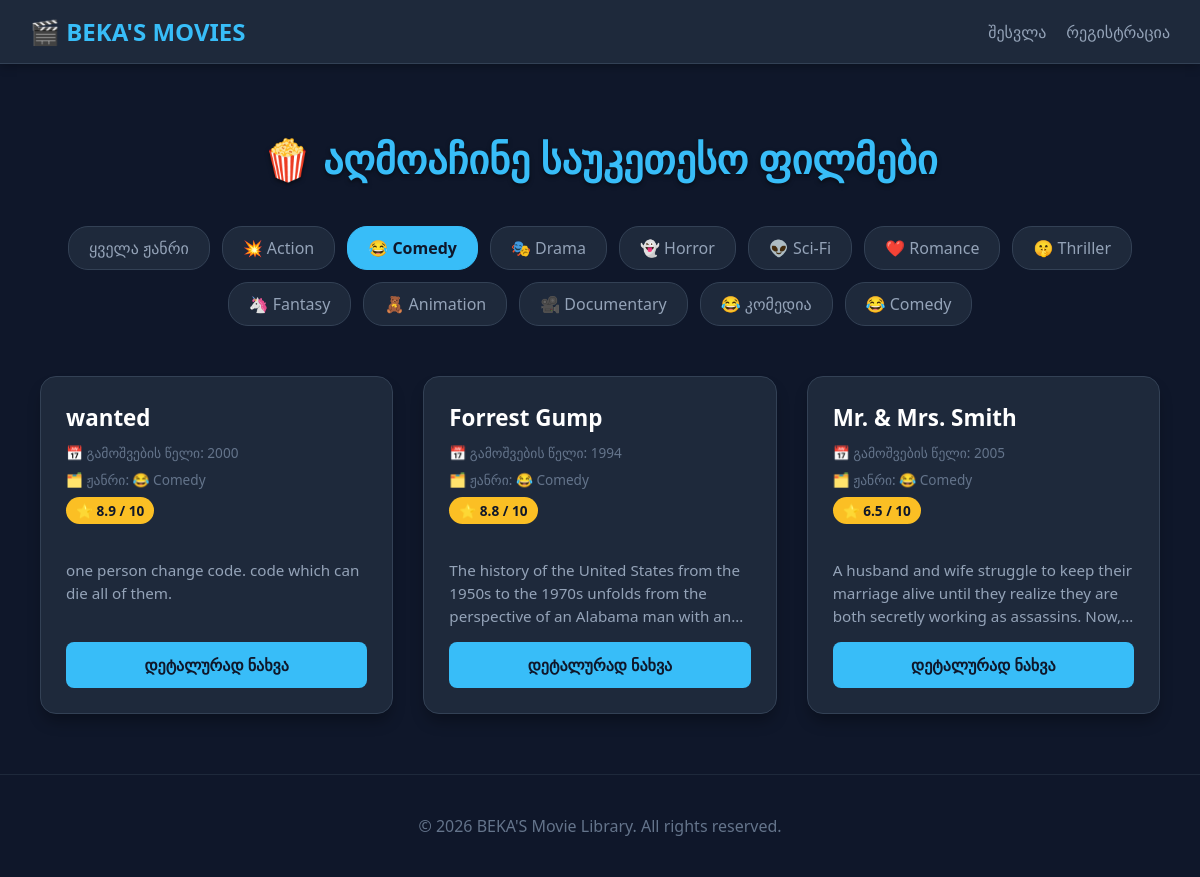
The app's page /?category=2 with its own data.
### core/models.py (models this page shows, shortened)
class Category(models.Model):
    name = models.CharField(max_length=100)
    description = models.TextField(null=True, blank=True)
    @property
    def icon(self):
        genre_icons = {
            'Action': '💥',
            'Comedy': '😂',
            'კომედია': '😂',
            'Drama': '🎭',
            'Horror': '👻',
            'Sci-Fi': '👽',
            'Romance': '❤️',
            'Thriller': '🤫',
            'Fantasy': '🦄',
            'Animation': '🧸',
            'Documentary': '🎥',
        }
        return genre_icons.get(self.name, '🍿')

class Films(models.Model):
    title = models.CharField(max_length=200)
    category = models.ForeignKey(Category, on_delete=models.SET_NULL, null=True, blank=True, related_name='films')
    description = models.TextField()
    release_date = models.DateField()
    rate = models.DecimalField(
        max_digits=3,
        decimal_places=1,
        validators=[MinValueValidator(0.0), MaxValueValidator(10.0)]
    )
    link = models.URLField(null=True, blank=True)
    likes = models.ManyToManyField(User, related_name='liked_films', blank=True)
    def get_absolute_url(self):
        return f"/product/{self.pk}/"

### core/views.py (the view)
# urls.py: path('', HomeView.as_view(), name='home'),
class HomeView(ListView):
    model = Films
    paginate_by = 6
    template_name = 'index.html'
    def get_queryset(self):
        queryset = super().get_queryset()
        category_id = self.request.GET.get('category')
        if category_id:
            queryset = queryset.filter(category_id=category_id)
        return queryset
    def get_context_data(self, **kwargs):
        context = super().get_context_data(**kwargs)
        context['categories'] = Category.objects.all()
        category_id = self.request.GET.get('category')
        context['selected_category'] = int(category_id) if category_id and category_id.isdigit() else None
        if self.request.user.is_authenticated:
            context['liked_movies'] = self.request.user.liked_films.all()
        return context

### core/templates/index.html (shortened to what this page needs)
{% extends 'base.html' %}
{% block content %}
    <h1>🍿 აღმოაჩინე საუკეთესო ფილმები</h1>
    <div class="category-container">
        <a href="/" class="category-btn {% if not selected_category %}active{% endif %}">ყველა ჟანრი</a>
        {% for cat in categories %}
            <a href="?category={{ cat.id }}" class="category-btn {% if selected_category == cat.id %}active{% endif %}">
                {{ cat.icon }} {{ cat.name }}
            </a>
        {% endfor %}
    </div>
    <div class="movies-container">
        {% for film in object_list %}
            <div class="movie-card">
                <div>
                    <h3 class="movie-title">{{ film.title }}</h3>
                    <div class="movie-meta">📅 გამოშვების წელი: {{ film.release_date|date:"Y" }}</div>
                    <div class="movie-meta">🗂️ ჟანრი: {{ film.category.icon }} {{ film.category.name }}</div>
                    <div class="movie-rating">⭐ {{ film.rate }} / 10</div>
                    <p class="movie-description">{{ film.description }}</p>
                </div>
                <a href="{{ film.get_absolute_url }}" class="watch-btn">დეტალურად ნახვა</a>
            </div>
        {% endfor %}
    </div>
{% endblock %}

### core/templates/base.html (style rules this page uses)
body { margin: 0; padding: 0; box-sizing: border-box; }
.movies-container { display: grid; grid-template-columns: repeat(auto-fit, minmax(300px, 1fr)); gap: 20px; padding: 20px; }
body { font-family: 'Segoe UI', Roboto, Helvetica, Arial, sans-serif; background-color: #0f172a; color: #f8fafc; margin: 0; padding: 0; }
h1 { text-align: center; font-size: 2.5rem; margin-bottom: 40px; color: #38bdf8; text-shadow: 0 2px 4px rgba(0, 0, 0, 0.5); }
.category-container { display: flex; justify-content: center; gap: 12px; margin-bottom: 30px; flex-wrap: wrap; }
.category-btn { background-color: #1e293b; color: #94a3b8; padding: 10px 20px; border-radius: 20px; text-decoration: none; font-weight: 500; border: 1px solid #334155; transition: all 0.2s ease; }
.category-btn.active { background-color: #38bdf8; color: #0f172a; border-color: #38bdf8; font-weight: bold; }
.movies-container { display: grid; grid-template-columns: repeat(auto-fill, minmax(300px, 1fr)); gap: 30px; }
.movie-card { background-color: #1e293b; border-radius: 16px; padding: 25px; box-shadow: 0 10px 15px -3px rgba(0, 0, 0, 0.3); display: flex; flex-direction: column; justify-content: space-between; transition: transform 0.2s ease, box-shadow 0.2s ease; border: 1px solid #334155; }
.movie-title { font-size: 1.4rem; margin: 0 0 10px 0; color: #ffffff; }
.movie-description { color: #94a3b8; font-size: 0.95rem; line-height: 1.5; margin-bottom: 15px; display: -webkit-box; -webkit-line-clamp: 3; -webkit-box-orient: vertical; overflow: hidden; }
.movie-meta { font-size: 0.85rem; color: #64748b; margin-bottom: 8px; }
.movie-rating { display: inline-block; background-color: #fbbf24; color: #0f172a; font-weight: bold; padding: 4px 10px; border-radius: 20px; font-size: 0.85rem; margin-bottom: 20px; align-self: flex-start; }
.watch-btn { display: block; text-align: center; background-color: #38bdf8; color: #0f172a; text-decoration: none; font-weight: bold; padding: 12px; border-radius: 8px; transition: background-color 0.2s ease; margin-top: auto; }

### records on screen
Category: icon "💥", name "Action"
Category: icon "😂", name "Comedy"
Category: icon "🎭", name "Drama"
Category: icon "👻", name "Horror"
Category: icon "👽", name "Sci-Fi"
Category: icon "❤️", name "Romance"
Category: icon "🤫", name "Thriller"
Category: icon "🦄", name "Fantasy"
Category: icon "🧸", name "Animation"
Category: icon "🎥", name "Documentary"
Category: icon "😂", name "კომედია"
Category: icon "😂", name "Comedy"
Films: title "wanted", release_date "2000", category.icon "😂", category.name "Comedy", rate "8.9", description "one person change code. code which can die all of them."
Films: title "Forrest Gump", release_date "1994", category.icon "😂", category.name "Comedy", rate "8.8", description "The history of the United States from the 1950s to the 1970s unfolds from the perspective of an Alabama man with…"
Films: title "Mr. & Mrs. Smith", release_date "2005", category.icon "😂", category.name "Comedy", rate "6.5", description "A husband and wife struggle to keep their marriage alive until they realize they are both secretly working as assassins.…"
